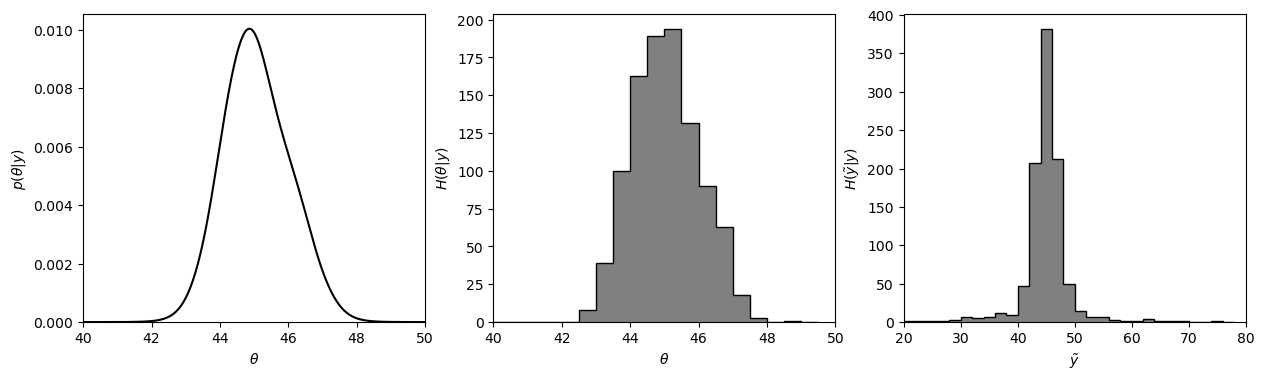

The script that saved this image:
import numpy as np

def normalized(arr):
    return arr/arr.sum()

m = 2**12 # This is unnecessarily big I guess

y = np.array([43, 44, 45, 46.5, 47.5])
theta = np.linspace(0, 100, m+1)
b_y, b_theta = np.meshgrid(y, theta) # "Big y, big theta"

theta_updf = 1
y_gvn_theta_updf = 1/np.prod(1+(b_y-b_theta)**2, axis=1)
# item a:
theta_gvn_y_pdf = normalized(theta_updf*y_gvn_theta_updf)

np.random.seed(42)

# item b:

def draw_samples(vals, pdf, size=1):
    cdf = np.cumsum(pdf)
    udraws = np.random.uniform(size=size)
    b_cdf, b_udraws = np.meshgrid(cdf, udraws)
    ids = np.argmax(b_cdf > b_udraws, axis=1)
    return vals[ids]

theta_gvn_y_samples = draw_samples(theta, theta_gvn_y_pdf, size=1000)

# item c:
y_pred_samples = np.random.standard_cauchy(size=1000)+theta_gvn_y_samples

import matplotlib as mpl
import matplotlib.pyplot as plt

fig, ax = plt.subplots(1, 3, figsize=(15, 4))

ax[0].set_xlim(40, 50)
ax[0].set_ylim(0, theta_gvn_y_pdf.max()*1.05)
ax[0].set_ylabel(r'$p(\theta|y)$')
ax[0].set_xlabel(r'$\theta$')
ax[0].plot(theta, theta_gvn_y_pdf, color=(0, 0, 0))
ax[1].set_xlim(40, 50)
ax[1].set_ylabel(r'$H(\theta|y)$')
ax[1].set_xlabel(r'$\theta$')
ax[1].hist(theta_gvn_y_samples, color=(0, 0, 0), histtype='step',
           facecolor=(0.5, 0.5, 0.5), fill=True, bins=np.arange(40, 50, 0.5))
ax[2].set_xlim(20, 80)
ax[2].set_ylabel(r'$H(\tilde{y}|y)$')
ax[2].set_xlabel(r'$\tilde{y}$')
ax[2].hist(y_pred_samples, color=(0, 0, 0), histtype='step',
           facecolor=(0.5, 0.5, 0.5), fill=True, bins=np.arange(20, 80, 2))

fig.savefig('2.11.11.png', bbox_inches='tight')
plt.close(fig)
